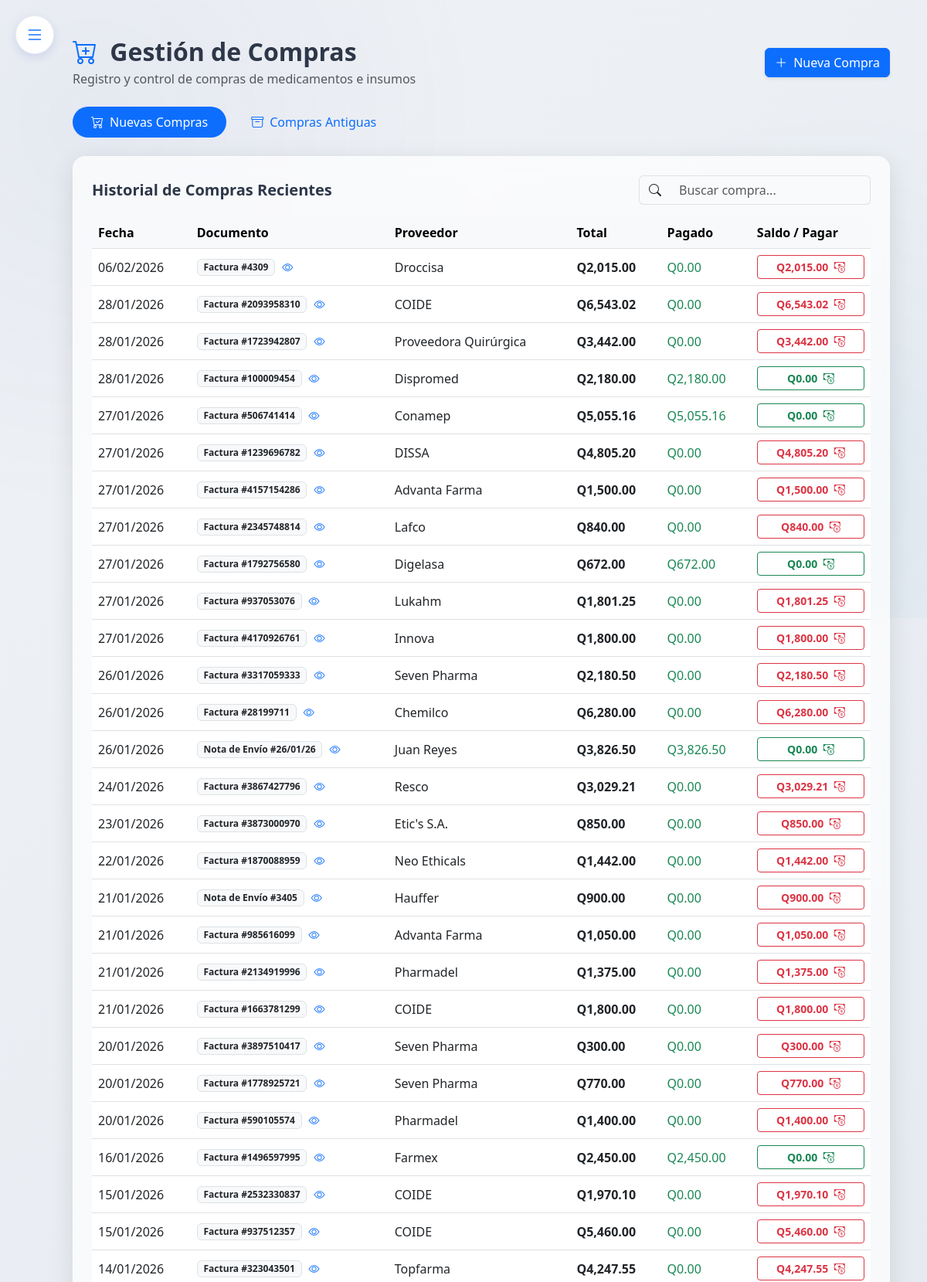
The app's page /php/purchases/index.php (signed in, upper part) with its own data.
### tables this page shows
CREATE TABLE `purchase_headers` (
  `id` int NOT NULL,
  `document_type` enum('Factura','Nota de Envío','Consumidor Final') NOT NULL,
  `document_number` varchar(50) DEFAULT NULL,
  `provider_name` varchar(100) DEFAULT NULL,
  `purchase_date` date NOT NULL,
  `total_amount` decimal(10,2) NOT NULL,
  `status` enum('Pendiente','Completado') DEFAULT 'Pendiente',
  `created_at` timestamp NULL DEFAULT CURRENT_TIMESTAMP,
  `paid_amount` decimal(10,2) DEFAULT '0.00',
  `payment_status` enum('Pendiente','Parcial','Pagado') DEFAULT 'Pendiente'
);

### php/purchases/index.php (the view, shortened to what this page needs)
<?php
require_once '../../config/database.php';
try {
    $database = new Database();
    $conn = $database->getConnection();
    include_once '../../includes/header.php';
} catch (Exception $e) {
    die("Error: No se pudo conectar a la base de datos");
}
?>
<link rel="stylesheet" href="../../assets/css/dashboard-reengineered.css">
    <button class="btn btn-white shadow-sm border rounded-circle position-fixed d-none d-md-flex align-items-center justify-content-center" id="desktopSidebarToggle" title="Mostrar Menú" style="top: 20px; left: 20px; width: 45px; height: 45px; z-index: 1040; transition: all 0.3s ease;">
        <i class="bi bi-list text-primary fs-4"></i>
    </button>
<div class="dashboard-wrapper sidebar-collapsed">
    <div class="main-content-glass">
        <div class="container-fluid p-4">
            <div class="d-flex justify-content-between align-items-center mb-4">
                <div>
                    <h2 class="fw-bold mb-1">
                        <i class="bi bi-cart-plus me-2 text-primary"></i>
                        Gestión de Compras
                    </h2>
                    <p class="text-muted mb-0">Registro y control de compras de medicamentos e insumos</p>
                </div>
                <button type="button" class="btn btn-primary shadow-sm" onclick="showNewPurchaseModal()">
                    <i class="bi bi-plus-lg me-2"></i>Nueva Compra
                </button>
            </div>
            <ul class="nav nav-pills mb-4" id="pills-tab" role="tablist">
                <li class="nav-item" role="presentation">
                    <button class="nav-link active rounded-pill px-4 me-2" id="pills-new-tab" data-bs-toggle="pill" data-bs-target="#pills-new" type="button" role="tab" aria-controls="pills-new" aria-selected="true">
                        <i class="bi bi-cart-check me-2"></i>Nuevas Compras
                    </button>
                </li>
                <li class="nav-item" role="presentation">
                    <button class="nav-link rounded-pill px-4" id="pills-old-tab" data-bs-toggle="pill" data-bs-target="#pills-old" type="button" role="tab" aria-controls="pills-old" aria-selected="false">
                        <i class="bi bi-archive me-2"></i>Compras Antiguas
                    </button>
                </li>
            </ul>
            <div class="tab-content" id="pills-tabContent">
                <div class="tab-pane fade show active" id="pills-new" role="tabpanel" aria-labelledby="pills-new-tab">
                    <div class="glass-panel p-4">
                        <div class="d-flex justify-content-between align-items-center mb-3">
                            <h5 class="fw-bold m-0">Historial de Compras Recientes</h5>
                            <div class="input-group" style="width: 300px;">
                                <span class="input-group-text bg-transparent border-end-0"><i class="bi bi-search"></i></span>
                                <input type="text" class="form-control bg-transparent border-start-0" id="searchNew" placeholder="Buscar compra...">
                            </div>
                        </div>
                        <div class="table-responsive">
                            <table class="table table-hover align-middle" id="tableNew">
                                <thead class="table-light bg-transparent">
                                    <tr>
                                        <th>Fecha</th>
                                        <th>Documento</th>
                                        <th>Proveedor</th>
                                        <th>Total</th>
                                        <th>Pagado</th>
                                        <th>Saldo / Pagar</th>
                                    </tr>
                                </thead>
                                <tbody>
                                    <?php
                                    try {
                                        $stmt = $conn->query("SELECT * FROM purchase_headers ORDER BY purchase_date DESC LIMIT 50");
                                        while ($row = $stmt->fetch()) {
                                            $paid = $row['paid_amount'] ?? 0;
                                            $balance = $row['total_amount'] - $paid;
                                            ?>
                                            <tr>
                                                <td><?php echo date('d/m/Y', strtotime($row['purchase_date'])); ?></td>
                                                <td>
                                                    <div class="d-flex align-items-center">
                                                        <span class="badge bg-light text-dark border me-2">
                                                            <?php echo htmlspecialchars($row['document_type']); ?>
                                                            <?php echo $row['document_number'] ? '#'.$row['document_number'] : ''; ?>
                                                        </span>
                                                        <button class="btn btn-sm btn-link text-primary p-0" onclick="viewPurchaseDetails(<?php echo $row['id']; ?>)" title="Ver Detalles">
                                                            <i class="bi bi-eye"></i>
                                                        </button>
                                                    </div>
                                                </td>
                                                <td><?php echo htmlspecialchars($row['provider_name']); ?></td>
                                                <td class="fw-bold">Q<?php echo number_format($row['total_amount'], 2); ?></td>
                                                <td class="text-success">Q<?php echo number_format($paid, 2); ?></td>
                                                <td>
                                                    <button class="btn btn-sm <?php echo $balance > 0 ? 'btn-outline-danger' : 'btn-outline-success'; ?> fw-bold w-100" onclick="openPaymentModal(<?php echo $row['id']; ?>)" title="Click para abonar">
                                                        Q<?php echo number_format($balance, 2); ?>
                                                        <i class="bi bi-cash-coin ms-1"></i>
                                                    </button>
                                                </td>
                                            </tr>
                                            <?php
                                        }
                                    } catch (PDOException $e) {
                                        echo "<tr><td colspan='6' class='text-center text-muted'>No hay compras registradas en el nuevo sistema.</td></tr>";
                                    }
                                    ?>
                                </tbody>
                            </table>
                        </div>
                    </div>
                </div>
            </div>
        </div>
    </div>
</div>
<?php include_once '../../includes/footer.php'; ?>

### assets/css/dashboard-reengineered.css (style rules this page uses)
:root { --dash-primary: #3a56b7; --dash-secondary: #1e3a8a; --dash-accent: #2a9cc8; --dash-success: #1cc88a; --dash-warning: #f6c23e; --dash-info: #36b9cc; --dash-danger: #e74a3b; --dash-dark: #2d3748; --dash-light: #f8f9fc; --dash-glass-bg: rgba(255, 255, 255, 0.85); --dash-glass-border: 1px solid rgba(255, 255, 255, 0.4); --dash-shadow-soft: 0 4px 6px -1px rgba(0, 0, 0, 0.1), 0 2px 4px -1px rgba(0, 0, 0, 0.06); --dash-shadow-hover: 0 10px 15px -3px rgba(0, 0, 0, 0.1), 0 4px 6px -2px rgba(0, 0, 0, 0.05); }
body { background: linear-gradient(135deg, #f0f2f5 0%, #e2e8f0 100%); min-height: 100vh; }
body::before { content: ''; position: fixed; top: 0; left: 0; width: 100vw; height: 100vh; background: radial-gradient(circle at 10% 20%, rgba(58, 86, 183, 0.05) 0%, rgba(0, 0, 0, 0) 40%), radial-gradient(circle at 90% 80%, rgba(42, 156, 200, 0.05) 0%, rgba(0, 0, 0, 0) 40%); z-index: -1; pointer-events: none; }
.dashboard-wrapper { display: flex; min-height: 100vh; overflow-x: hidden; }
.main-content-glass { flex-grow: 1; margin-left: 280px; padding: 1.5rem; transition: all 0.3s cubic-bezier(0.4, 0, 0.2, 1); }
.dashboard-wrapper.sidebar-collapsed .main-content-glass { margin-left: 0; padding-left: 70px; }
#desktopSidebarToggle { width: 50px !important; height: 50px !important; background: white; border: 1px solid rgba(58, 86, 183, 0.1) !important; box-shadow: 0 4px 12px rgba(58, 86, 183, 0.15) !important; transition: all 0.3s cubic-bezier(0.4, 0, 0.2, 1); z-index: 1040; }
h1, h2, h3, h4, h5, h6 { color: var(--dash-dark); font-weight: 700; }

### includes/header.php (style rules this page uses)
.bi::before { font-family: 'Bootstrap Icons', sans-serif; }

### php/purchases/index.php (style rules this page uses)
.glass-panel { background: rgba(255, 255, 255, 0.7); backdrop-filter: blur(12px); border-radius: 16px; border: 1px solid rgba(255, 255, 255, 0.4); box-shadow: 0 8px 32px rgba(0, 0, 0, 0.1); }

### records on screen
purchase_headers: purchase_date "06/02/2026", document_type "Factura", document_number "4309", provider_name "Droccisa", total_amount "2,015.00", paid_amount "0.00", balance "2,015.00"
purchase_headers: purchase_date "28/01/2026", document_type "Factura", document_number "2093958310", provider_name "COIDE", total_amount "6,543.02", paid_amount "0.00", balance "6,543.02"
purchase_headers: purchase_date "28/01/2026", document_type "Factura", document_number "1723942807", provider_name "Proveedora Quirúrgica", total_amount "3,442.00", paid_amount "0.00", balance "3,442.00"
purchase_headers: purchase_date "28/01/2026", document_type "Factura", document_number "100009454", provider_name "Dispromed", total_amount "2,180.00", paid_amount "2,180.00", balance "0.00"
purchase_headers: purchase_date "27/01/2026", document_type "Factura", document_number "506741414", provider_name "Conamep", total_amount "5,055.16", paid_amount "5,055.16", balance "0.00"
purchase_headers: purchase_date "27/01/2026", document_type "Factura", document_number "1239696782", provider_name "DISSA", total_amount "4,805.20", paid_amount "0.00", balance "4,805.20"
purchase_headers: purchase_date "27/01/2026", document_type "Factura", document_number "4157154286", provider_name "Advanta Farma", total_amount "1,500.00", paid_amount "0.00", balance "1,500.00"
purchase_headers: purchase_date "27/01/2026", document_type "Factura", document_number "2345748814", provider_name "Lafco", total_amount "840.00", paid_amount "0.00"
purchase_headers: purchase_date "27/01/2026", document_type "Factura", document_number "1792756580", provider_name "Digelasa", total_amount "672.00", paid_amount "672.00", balance "0.00"
purchase_headers: purchase_date "27/01/2026", document_type "Factura", document_number "937053076", provider_name "Lukahm", total_amount "1,801.25", paid_amount "0.00", balance "1,801.25"
purchase_headers: purchase_date "27/01/2026", document_type "Factura", document_number "4170926761", provider_name "Innova", total_amount "1,800.00", paid_amount "0.00", balance "1,800.00"
purchase_headers: purchase_date "26/01/2026", document_type "Factura", document_number "3317059333", provider_name "Seven Pharma", total_amount "2,180.50", paid_amount "0.00", balance "2,180.50"
purchase_headers: purchase_date "26/01/2026", document_type "Factura", document_number "28199711", provider_name "Chemilco", total_amount "6,280.00", paid_amount "0.00", balance "6,280.00"
purchase_headers: purchase_date "26/01/2026", document_type "Nota de Envío", document_number "26/01/26", provider_name "Juan Reyes", total_amount "3,826.50", paid_amount "3,826.50", balance "0.00"
purchase_headers: purchase_date "24/01/2026", document_type "Factura", document_number "3867427796", provider_name "Resco", total_amount "3,029.21", paid_amount "0.00", balance "3,029.21"
purchase_headers: purchase_date "23/01/2026", document_type "Factura", document_number "3873000970", provider_name "Etic's S.A.", total_amount "850.00", paid_amount "0.00"
purchase_headers: purchase_date "22/01/2026", document_type "Factura", document_number "1870088959", provider_name "Neo Ethicals", total_amount "1,442.00", paid_amount "0.00", balance "1,442.00"
purchase_headers: purchase_date "21/01/2026", document_type "Nota de Envío", document_number "3405", provider_name "Hauffer", total_amount "900.00", paid_amount "0.00"
purchase_headers: purchase_date "21/01/2026", document_type "Factura", document_number "985616099", provider_name "Advanta Farma", total_amount "1,050.00", paid_amount "0.00", balance "1,050.00"
purchase_headers: purchase_date "21/01/2026", document_type "Factura", document_number "2134919996", provider_name "Pharmadel", total_amount "1,375.00", paid_amount "0.00", balance "1,375.00"
purchase_headers: purchase_date "21/01/2026", document_type "Factura", document_number "1663781299", provider_name "COIDE", total_amount "1,800.00", paid_amount "0.00", balance "1,800.00"
purchase_headers: purchase_date "20/01/2026", document_type "Factura", document_number "3897510417", provider_name "Seven Pharma", total_amount "300.00", paid_amount "0.00"
purchase_headers: purchase_date "20/01/2026", document_type "Factura", document_number "1778925721", provider_name "Seven Pharma", total_amount "770.00", paid_amount "0.00"
purchase_headers: purchase_date "20/01/2026", document_type "Factura", document_number "590105574", provider_name "Pharmadel", total_amount "1,400.00", paid_amount "0.00", balance "1,400.00"
purchase_headers: purchase_date "16/01/2026", document_type "Factura", document_number "1496597995", provider_name "Farmex", total_amount "2,450.00", paid_amount "2,450.00", balance "0.00"
purchase_headers: purchase_date "15/01/2026", document_type "Factura", document_number "2532330837", provider_name "COIDE", total_amount "1,970.10", paid_amount "0.00", balance "1,970.10"
purchase_headers: purchase_date "15/01/2026", document_type "Factura", document_number "937512357", provider_name "COIDE", total_amount "5,460.00", paid_amount "0.00", balance "5,460.00"
purchase_headers: purchase_date "14/01/2026", document_type "Factura", document_number "323043501", provider_name "Topfarma", total_amount "4,247.55", paid_amount "0.00", balance "4,247.55"
